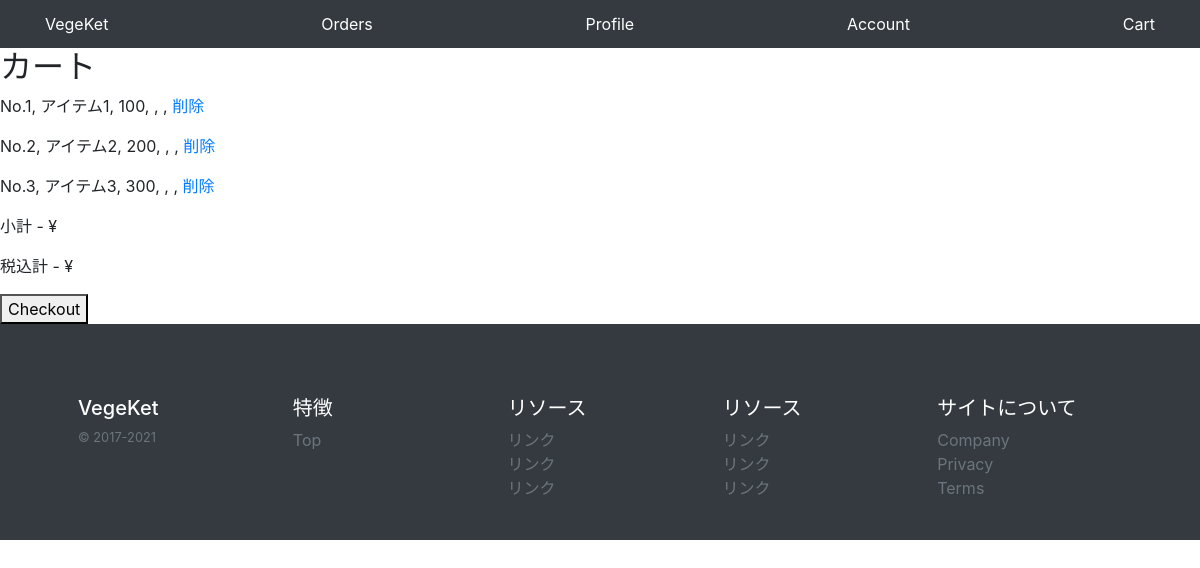
Page /cart/ on the committed database.
### base/models/item_models.py (models this page shows, shortened)
class Item(models.Model):
    id = models.CharField(default=created_id, primary_key=True,max_length=22,editable=False)
    name = models.CharField(default='', max_length=50)
    price = models.PositiveIntegerField(default=0)
    stock = models.PositiveIntegerField(default=0)
    description = models.TextField(default='',blank=True)
    sold_count = models.PositiveIntegerField(default=0)
    is_published = models.BooleanField(default=False)
    created_at = models.DateTimeField(auto_now_add=True)
    updated_at = models.DateTimeField(auto_now=True)
    image = models.ImageField(default="", blank=True, upload_to=upload_image_to)
    category = models.ForeignKey(Category, on_delete=models.SET_NULL, null=True, blank=True)
    tags = models.ManyToManyField(Tag)

### base/views/cart_views.py (the view)
# urls.py: path('cart/', views.CartListView.as_view()),
class CartListView(ListView):
    model = Item
    template_name = 'pages/cart.html'

### templates/pages/cart.html (shortened to what this page needs)
    {% extends 'base.html' %}
    {% block main %}
    <h2>カート</h2>
    {% for object in object_list %}
    <p>
      No.{{forloop.counter}}, {{object.name}}, {{object.price}}, {{object.quantity}}, {{object.subtotal}}, <a
        href="/cart/remove/{{object.pk}}/">削除</a>
    </p>
    {% endfor %}
    <p>小計 - ¥{{total}}</p>
    <p>税込計 - ¥{{tax_included_total}}</p>
    <form action="/pay/checkout/" method="POST">
      <button type="submit">Checkout</button>
    </form>
    {% endblock %}

### rows in the picture
Item: name "アイテム1", price "100"
Item: name "アイテム2", price "200"
Item: name "アイテム3", price "300"
